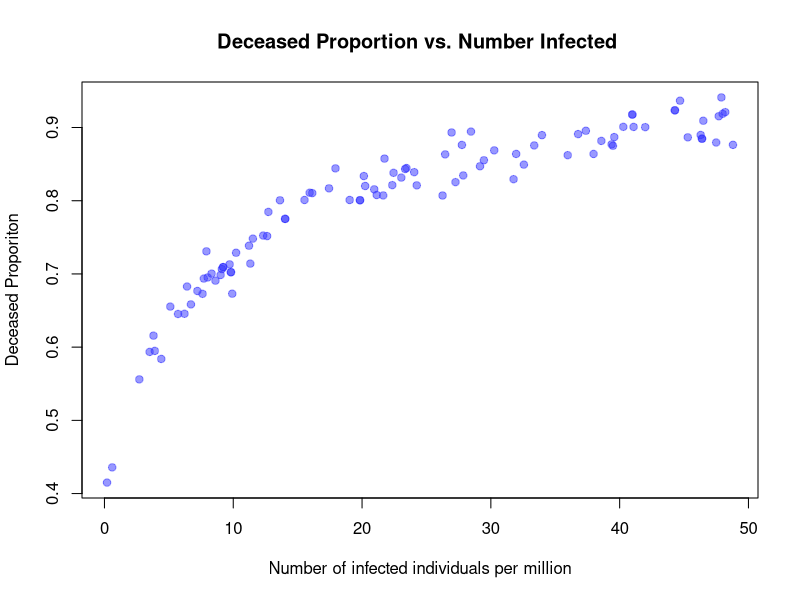

Generate this figure with R:
## ---- chunk 1
knitr::opts_chunk$set(echo = TRUE)
## ---- chunk 2
data <- read.csv("Infectious.csv")
plot(data, main="Deceased Proportion vs. Number Infected ",
   xlab="Number of infected individuals per million", ylab="Deceased Proporiton", pch=19, 
   col=rgb(red=0.2, green=0.2, blue=1.0, alpha=0.5))
